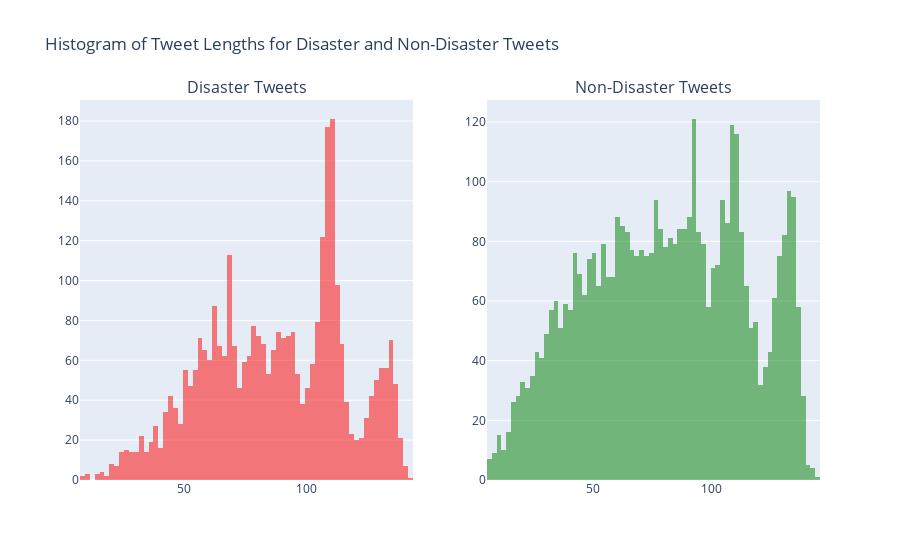

The cell this chart's notebook holds for it:
### Markdown cell above
♻️ Il y'a plus de tweets qui ne sont pas désastres  que les tweets qui sont désastres 

♻️ Non désastres: `class 0 au total 4342 soit 57%`

♻️ Désastres: `class 1 au total 3271 soit 43%`

### Code cell
# Histogram of tweet lengths for disaster and non-disaster tweets
train['text_length'] = train['text'].apply(len)

# Separate the data into disaster and non-disaster tweets
disaster_tweets = train[train['target'] == 1]
non_disaster_tweets = train[train['target'] == 0]

# Plot histograms for disaster and non-disaster tweets side by side
fig_hist = make_subplots(rows=1, cols=2, subplot_titles=('Disaster Tweets', 'Non-Disaster Tweets'))

fig_hist_disaster = px.histogram(disaster_tweets, x='text_length', barmode='overlay',
                                 labels={'text_length': 'Tweet Length'},
                                 color_discrete_sequence=['red'])
fig_hist_non_disaster = px.histogram(non_disaster_tweets, x='text_length', barmode='overlay',
                                     labels={'text_length': 'Tweet Length'},
                                     color_discrete_sequence=['green'])

for trace in fig_hist_disaster['data']:
    fig_hist.add_trace(trace, row=1, col=1)

for trace in fig_hist_non_disaster['data']:
    fig_hist.add_trace(trace, row=1, col=2)

fig_hist.update_layout(title_text='Histogram of Tweet Lengths for Disaster and Non-Disaster Tweets')
fig_hist.show()

### Figure 1 — Plotly figure (JSON) as saved in the notebook; plotly's stock layout.template omitted (floating-point values rounded to 4 significant figures; data arrays with more than 128 entries replaced by an {"elided": "..."} marker saying what was removed)
{"data": [{"alignmentgroup": "True", "bingroup": "x", "hovertemplate": "Tweet Length=%{x}<br>count=%{y}<extra></extra>", "legendgroup": "", "marker": {"color": "red", "opacity": 0.5, "pattern": {"shape": ""}}, "name": "", "offsetgroup": "", "orientation": "v", "showlegend": false, "type": "histogram", "x": {"elided": "3271 int values"}, "xaxis": "x", "yaxis": "y"}, {"alignmentgroup": "True", "bingroup": "x", "hovertemplate": "Tweet Length=%{x}<br>count=%{y}<extra></extra>", "legendgroup": "", "marker": {"color": "green", "opacity": 0.5, "pattern": {"shape": ""}}, "name": "", "offsetgroup": "", "orientation": "v", "showlegend": false, "type": "histogram", "x": {"elided": "4342 int values"}, "xaxis": "x2", "yaxis": "y2"}], "layout": {"annotations": [{"font": {"size": 16}, "showarrow": false, "text": "Disaster Tweets", "x": 0.225, "xanchor": "center", "xref": "paper", "y": 1, "yanchor": "bottom", "yref": "paper"}, {"font": {"size": 16}, "showarrow": false, "text": "Non-Disaster Tweets", "x": 0.775, "xanchor": "center", "xref": "paper", "y": 1, "yanchor": "bottom", "yref": "paper"}], "title": {"text": "Histogram of Tweet Lengths for Disaster and Non-Disaster Tweets"}, "xaxis": {"anchor": "y", "domain": [0, 0.45]}, "xaxis2": {"anchor": "y2", "domain": [0.55, 1]}, "yaxis": {"anchor": "x", "domain": [0, 1]}, "yaxis2": {"anchor": "x2", "domain": [0, 1]}}}
